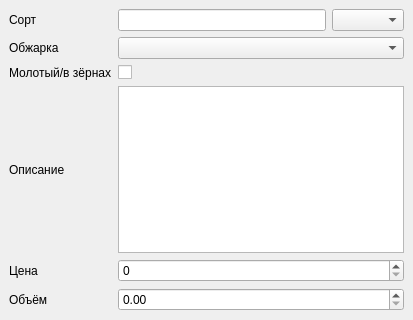
<?xml version="1.0" encoding="UTF-8"?>
<ui version="4.0">
 <class>MainWindow</class>
 <widget class="QMainWindow" name="MainWindow">
  <property name="geometry">
   <rect>
    <x>0</x>
    <y>0</y>
    <width>413</width>
    <height>320</height>
   </rect>
  </property>
  <property name="windowTitle">
   <string>MainWindow</string>
  </property>
  <widget class="QWidget" name="centralwidget">
   <layout class="QGridLayout" name="gridLayout">
    <item row="0" column="1">
     <widget class="QLineEdit" name="varieties_edit"/>
    </item>
    <item row="0" column="0">
     <widget class="QLabel" name="label">
      <property name="text">
       <string>Сорт</string>
      </property>
     </widget>
    </item>
    <item row="2" column="0">
     <widget class="QLabel" name="label_2">
      <property name="text">
       <string>Обжарка</string>
      </property>
     </widget>
    </item>
    <item row="5" column="0">
     <widget class="QLabel" name="label_5">
      <property name="text">
       <string>Цена</string>
      </property>
     </widget>
    </item>
    <item row="6" column="0">
     <widget class="QLabel" name="label_6">
      <property name="text">
       <string>Объём</string>
      </property>
     </widget>
    </item>
    <item row="4" column="0">
     <widget class="QLabel" name="label_4">
      <property name="text">
       <string>Описание</string>
      </property>
     </widget>
    </item>
    <item row="0" column="2">
     <widget class="QComboBox" name="varieties_box"/>
    </item>
    <item row="2" column="1" colspan="2">
     <widget class="QComboBox" name="roasted_box"/>
    </item>
    <item row="3" column="0">
     <widget class="QLabel" name="label_3">
      <property name="text">
       <string>Молотый/в зёрнах</string>
      </property>
     </widget>
    </item>
    <item row="3" column="1" colspan="2">
     <widget class="QCheckBox" name="mill_box">
      <property name="text">
       <string/>
      </property>
     </widget>
    </item>
    <item row="4" column="1" colspan="2">
     <widget class="QTextEdit" name="description_edit"/>
    </item>
    <item row="5" column="1" colspan="2">
     <widget class="QSpinBox" name="price_box"/>
    </item>
    <item row="6" column="1" colspan="2">
     <widget class="QDoubleSpinBox" name="value_box"/>
    </item>
   </layout>
  </widget>
 </widget>
 <resources/>
 <connections/>
</ui>
